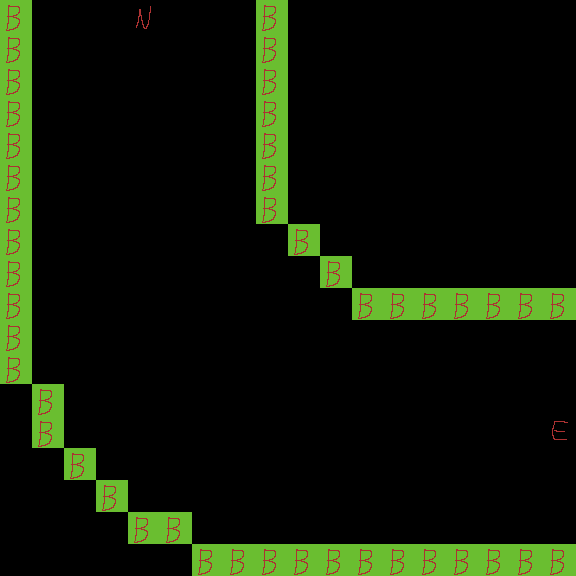

This game map was drawn from its Tiled (.tmx) file and the tilesets committed beside it. A one-line description and the full map source follow:
An orthogonal 18x18 tile map with 32x32 px tiles, 1 tile layer (Tile Layer 1).

<map version="1.4" tiledversion="1.4.2" orientation="orthogonal" renderorder="right-down" width="18" height="18" tilewidth="32" tileheight="32" infinite="0" nextlayerid="2" nextobjectid="1">
 <tileset firstgid="1" source="Blocks.tsx" />
 <layer id="1" name="Tile Layer 1" width="18" height="18">
  <data encoding="csv">
6,0,0,0,2,0,0,0,6,0,0,0,0,0,0,0,0,0,
6,0,0,0,0,0,0,0,6,0,0,0,0,0,0,0,0,0,
6,0,0,0,0,0,0,0,6,0,0,0,0,0,0,0,0,0,
6,0,0,0,0,0,0,0,6,0,0,0,0,0,0,0,0,0,
6,0,0,0,0,0,0,0,6,0,0,0,0,0,0,0,0,0,
6,0,0,0,0,0,0,0,6,0,0,0,0,0,0,0,0,0,
6,0,0,0,0,0,0,0,6,0,0,0,0,0,0,0,0,0,
6,0,0,0,0,0,0,0,0,6,0,0,0,0,0,0,0,0,
6,0,0,0,0,0,0,0,0,0,6,0,0,0,0,0,0,0,
6,0,0,0,0,0,0,0,0,0,0,6,6,6,6,6,6,6,
6,0,0,0,0,0,0,0,0,0,0,0,0,0,0,0,0,0,
6,0,0,0,0,0,0,0,0,0,0,0,0,0,0,0,0,0,
0,6,0,0,0,0,0,0,0,0,0,0,0,0,0,0,0,0,
0,6,0,0,0,0,0,0,0,0,0,0,0,0,0,0,0,3,
0,0,6,0,0,0,0,0,0,0,0,0,0,0,0,0,0,0,
0,0,0,6,0,0,0,0,0,0,0,0,0,0,0,0,0,0,
0,0,0,0,6,6,0,0,0,0,0,0,0,0,0,0,0,0,
0,0,0,0,0,0,6,6,6,6,6,6,6,6,6,6,6,6
</data>
 </layer>
</map>
